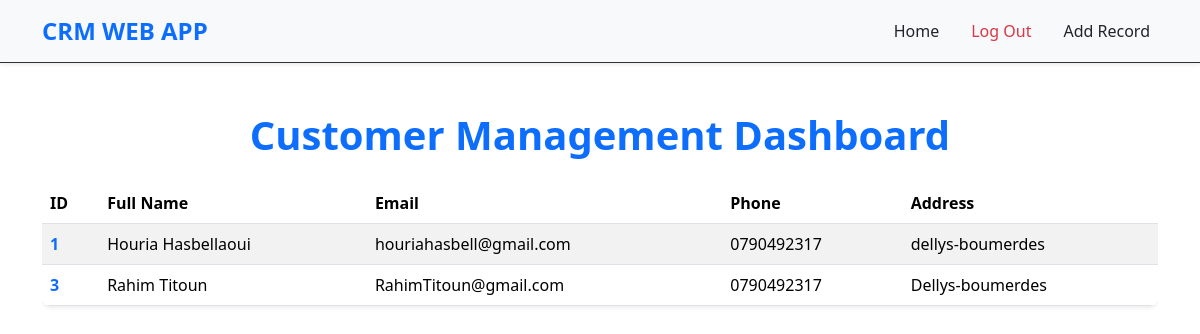
The page / (signed in) on the database as committed earlier.
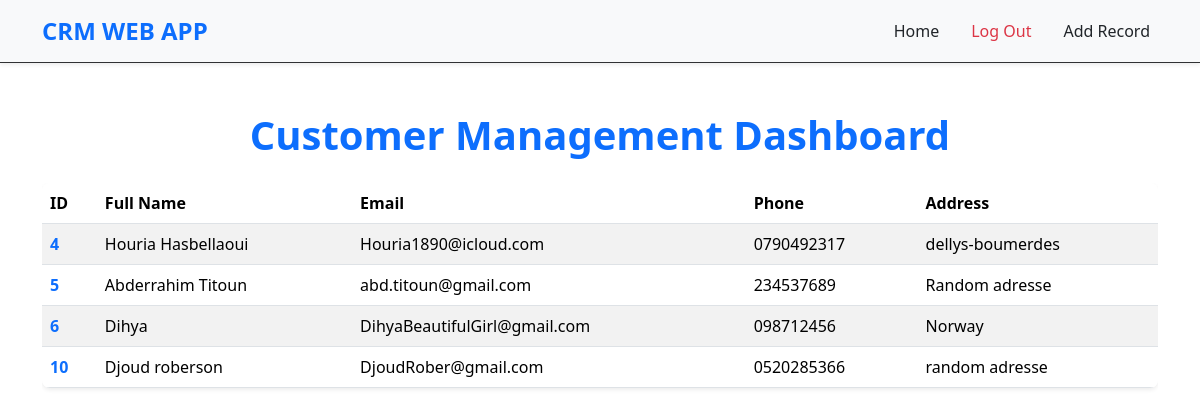
The same page on the database as committed later.
### CRMapp/models.py (models this page shows, shortened)
class Customer(models.Model):
    full_name = models.CharField(max_length=200)
    email = models.EmailField(max_length=200)
    phone = models.CharField(max_length= 15)
    adresse = models.TextField(max_length=200)
    created_at = models.DateTimeField(auto_now_add=True)
    updated_at = models.DateTimeField(auto_now=True)

### CRMapp/views.py (the view)
# urls.py: path('', views.home , name='home' ),
def home(request):
    customers = Customer.objects.all()
    if request.method == 'POST':
        loginform = AuthenticationForm(data = request.POST)
        if loginform.is_valid():
            login(request , loginform.get_user())
            messages.success(request , 'Welcome , you have been loged in!')
            return redirect('home')
    else:
        loginform= AuthenticationForm()
    return render(request , 'home.html' , {'loginform':loginform , 'customers':customers})

### templates/home.html (shortened to what this page needs)
{% extends 'base.html' %}
{% load static %}
{% load crispy_forms_tags %}
{% block content %}
{% if user.is_authenticated %}
<div class="container py-5">
    <h1 class="text-center text-primary mb-4" style="font-weight: bold;">Customer Management Dashboard</h1>
    {% if customers %}
    <div class="table-responsive">
        <table class="table table-striped table-hover shadow-sm">
            <thead class="thead-dark">
                <tr>
                    <th scope="col">ID</th>
                    <th scope="col">Full Name</th>
                    <th scope="col">Email</th>
                    <th scope="col">Phone</th>
                    <th scope="col">Address</th>
                </tr>
            </thead>
            <tbody>
                {% for customer in customers %}
                <tr>
                    <th scope="row">
                        <a href="{% url 'customer_record' customer.id %}" class="text-decoration-none text-primary">
                            {{ customer.id }}
                        </a>
                    </th>
                    <td>{{ customer.full_name }}</td>
                    <td>{{ customer.email }}</td>
                    <td>{{ customer.phone }}</td>
                    <td>{{ customer.adresse }}</td>
                </tr>
                {% endfor %}
            </tbody>
        </table>
    </div>
    {% else %}
    <div class="alert alert-warning text-center" role="alert">
        No customers found. Please add some records.
    </div>
    {% endif %}
</div>
{% endif %}
{% endblock %}

### templates/base.html (shortened to what this page needs)
{% load static %}
<!DOCTYPE html>
<html lang="en">
<head>
    <link href="https://cdnjs.cloudflare.com/ajax/libs/font-awesome/6.0.0/css/all.min.css" rel="stylesheet">
    <link rel="stylesheet" href="https://cdnjs.cloudflare.com/ajax/libs/animate.css/4.1.1/animate.min.css">
    <link rel="stylesheet" href="style.css">
</head>
<body>
    {% include 'nav.html'%}
    {% block content%}
    {% endblock %}
    <link href="https://cdn.jsdelivr.net/npm/bootstrap@5.3.3/dist/css/bootstrap.min.css" rel="stylesheet">
</body>
</html>

### templates/nav.html (shortened to what this page needs)
<nav class="navbar navbar-expand-lg navbar-light bg-light shadow-sm">
    <div class="container">
        <a class="navbar-brand text-primary fw-bold" href="{% url 'home' %}" style="font-size: 1.5rem;">
            CRM WEB APP
        </a>
        <div class="collapse navbar-collapse" id="navbarNavAltMarkup">
            <div class="navbar-nav ms-auto">
                <a class="nav-link active text-dark fw-medium me-3" aria-current="page" href="{% url 'home' %}">
                    Home
                </a>
                {% if user.is_authenticated %}
                    <a class="nav-link text-danger fw-medium me-3" href="{% url 'logout' %}">
                        Log Out
                    </a>
                    <a class="nav-link text-dark fw-medium" href="{% url 'Add_record' %}">
                        Add Record
                    </a>
                {% else %}
                    <a class="nav-link text-dark fw-medium" href="{% url 'register' %}">
                        Register
                    </a>
                {% endif %}
            </div>
        </div>
    </div>
</nav>

### static/style.css (style rules this page uses)
* { margin: 0; padding: 0; box-sizing: border-box; }
body { background: #eef2f6; color: #495057; font-family: 'Roboto', sans-serif; }
.table { border-collapse: separate; border-spacing: 0; border-radius: 8px; overflow: hidden; }
.table th, .table td { vertical-align: middle; }
.navbar { border-bottom: 1px solid #313234; }

Rows that differ between the two databases and show on the page:
removed Customer: id "1", full_name "Houria Hasbellaoui", email "houriahasbell@gmail.com", phone "0790492317", adresse "dellys-boumerdes"
removed Customer: id "3", full_name "Rahim Titoun", email "RahimTitoun@gmail.com", phone "0790492317", adresse "Dellys-boumerdes"
added Customer: id "4", full_name "Houria Hasbellaoui", email "Houria1890@icloud.com", phone "0790492317", adresse "dellys-boumerdes"
added Customer: id "5", full_name "Abderrahim Titoun", email "abd.titoun@gmail.com", phone "234537689", adresse "Random adresse"
added Customer: id "6", full_name "Dihya", email "DihyaBeautifulGirl@gmail.com", phone "098712456", adresse "Norway"
added Customer: id "10", full_name "Djoud roberson", email "DjoudRober@gmail.com", phone "0520285366", adresse "random adresse"
